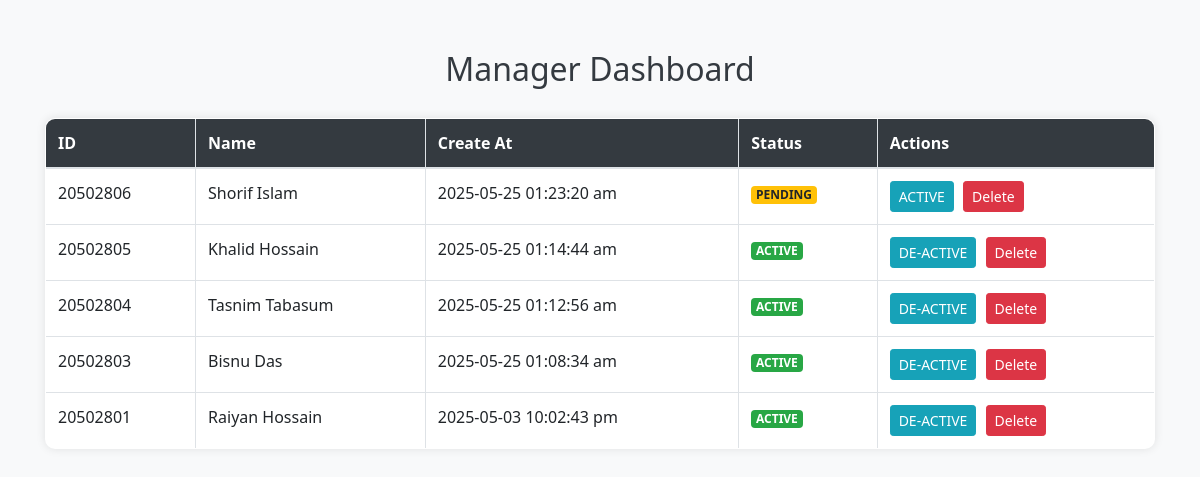
/manager.php, run on the app's committed database.
### tables this page shows
CREATE TABLE `account` (
  `acc_no` int(11) NOT NULL,
  `c_id` int(11) DEFAULT NULL,
  `balance` double DEFAULT NULL,
  `status` varchar(30) DEFAULT NULL,
  `date` varchar(99) DEFAULT NULL
);

CREATE TABLE `customer` (
  `c_id` int(11) NOT NULL,
  `name` varchar(30) DEFAULT NULL,
  `number` varchar(11) DEFAULT NULL,
  `password` varchar(15) DEFAULT NULL
);

### manager.php (the view, shortened to what this page needs)
<?php
include 'db.php';
?>
<!DOCTYPE html>
<html lang="en">
<head>
  <link rel="stylesheet" href="https://stackpath.bootstrapcdn.com/bootstrap/4.5.2/css/bootstrap.min.css">
</head>
<body>
<div class="container">
  <h2>Manager Dashboard</h2>
  <?php
    $result = mysqli_query($conn, "SELECT * FROM account ORDER BY date DESC");
  ?>
  <table class="table table-bordered">
    <thead>
      <tr>
        <th>ID</th>
        <th>Name</th>
        <th>Create At</th>
        <th>Status</th>
        <th>Actions</th>
      </tr>
    </thead>
    <tbody>
      <?php
        while($row = mysqli_fetch_assoc($result)) {
          $c_id = $row['c_id'];
          $customer = mysqli_query($conn, "SELECT name FROM customer WHERE c_id=$c_id");
          if ($customer && $customer->num_rows > 0) {
            $customer_row = $customer->fetch_assoc();
          }
      ?>
      <tr>
        <td><?= $row['acc_no'] ?></td>
        <td><?= $customer_row['name'] ?></td>
        <td><?= $row['date'] ?></td>
        <td><span class="badge badge-<?php
          if ($row['status'] == 'PENDING') echo 'warning';
          else if ($row['status'] == 'ACTIVE') echo 'success';
          else echo 'warning';
        ?>"><?= $row['status'] ?></span></td>
        <td>
          <form method="post" action="manager.php" style="display:inline-block;">
            <button class="btn btn-sm btn-info btn-status" type="submit" name="toggle_status"><?php
            if ($row['status'] == 'PENDING') echo 'ACTIVE';
            else if ($row['status'] == 'ACTIVE') echo 'DE-ACTIVE';
            else echo 'ACTIVE';
            ?></button>
          </form>
          <form method="post" action="manager.php" style="display:inline-block;">
            <button class="btn btn-sm btn-danger" type="submit" name="delete_account" onclick="return confirm('Are you sure you want to delete this account?')">Delete</button>
          </form>
        </td>
      </tr>
      <?php } ?>
    </tbody>
  </table>
</div>
</body>
</html>

### manager.php (style rules this page uses)
body { background: #f8f9fa; font-family: 'Segoe UI', sans-serif; }
.container { margin-top: 50px; }
.table { background: #ffffff; border-radius: 10px; overflow: hidden; box-shadow: 0 0 10px rgba(0,0,0,0.1); }
th { background: #343a40; color: white; }
.btn-status { margin-right: 5px; }
h2 { text-align: center; margin-bottom: 30px; color: #343a40; }

### data on the page
account: acc_no "20502806", c.name "Shorif Islam", date "2025-05-25 01:23:20 am", status "PENDING", shows "ACTIVE"
account: acc_no "20502805", c.name "Khalid Hossain", date "2025-05-25 01:14:44 am", status "ACTIVE", shows "DE-ACTIVE"
account: acc_no "20502804", c.name "Tasnim Tabasum", date "2025-05-25 01:12:56 am", status "ACTIVE", shows "DE-ACTIVE"
account: acc_no "20502803", c.name "Bisnu Das", date "2025-05-25 01:08:34 am", status "ACTIVE", shows "DE-ACTIVE"
account: acc_no "20502801", c.name "Raiyan Hossain", date "2025-05-03 10:02:43 pm", status "ACTIVE", shows "DE-ACTIVE"
